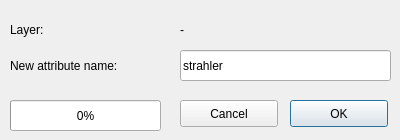
<?xml version="1.0" encoding="UTF-8"?>
<ui version="4.0">
 <class>StrahlerDialogBase</class>
 <widget class="QDialog" name="StrahlerDialogBase">
  <property name="geometry">
   <rect>
    <x>0</x>
    <y>0</y>
    <width>400</width>
    <height>140</height>
   </rect>
  </property>
  <property name="windowTitle">
   <string>Strahler</string>
  </property>
  <widget class="QPushButton" name="runButton">
   <property name="geometry">
    <rect>
     <x>290</x>
     <y>100</y>
     <width>98</width>
     <height>27</height>
    </rect>
   </property>
   <property name="text">
    <string>OK</string>
   </property>
  </widget>
  <widget class="QPushButton" name="closeButton">
   <property name="geometry">
    <rect>
     <x>180</x>
     <y>100</y>
     <width>98</width>
     <height>27</height>
    </rect>
   </property>
   <property name="text">
    <string>Cancel</string>
   </property>
  </widget>
  <widget class="QLabel" name="label">
   <property name="geometry">
    <rect>
     <x>10</x>
     <y>20</y>
     <width>161</width>
     <height>20</height>
    </rect>
   </property>
   <property name="text">
    <string>Layer:</string>
   </property>
  </widget>
  <widget class="QLabel" name="layerLabel">
   <property name="geometry">
    <rect>
     <x>180</x>
     <y>20</y>
     <width>201</width>
     <height>20</height>
    </rect>
   </property>
   <property name="text">
    <string>-</string>
   </property>
  </widget>
  <widget class="QLabel" name="label_2">
   <property name="geometry">
    <rect>
     <x>10</x>
     <y>50</y>
     <width>161</width>
     <height>31</height>
    </rect>
   </property>
   <property name="text">
    <string>New attribute name:</string>
   </property>
  </widget>
  <widget class="QLineEdit" name="attributeEdit">
   <property name="geometry">
    <rect>
     <x>180</x>
     <y>50</y>
     <width>211</width>
     <height>31</height>
    </rect>
   </property>
   <property name="inputMask">
    <string/>
   </property>
   <property name="text">
    <string>strahler</string>
   </property>
  </widget>
  <widget class="QProgressBar" name="progressBar">
   <property name="geometry">
    <rect>
     <x>10</x>
     <y>100</y>
     <width>151</width>
     <height>31</height>
    </rect>
   </property>
   <property name="value">
    <number>0</number>
   </property>
  </widget>
 </widget>
 <resources/>
 <connections>
  <connection>
   <sender>closeButton</sender>
   <signal>clicked()</signal>
   <receiver>StrahlerDialogBase</receiver>
   <slot>reject()</slot>
   <hints>
    <hint type="sourcelabel">
     <x>228</x>
     <y>113</y>
    </hint>
    <hint type="destinationlabel">
     <x>199</x>
     <y>69</y>
    </hint>
   </hints>
  </connection>
 </connections>
</ui>
